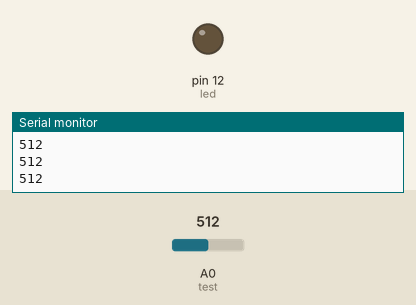
This sketch was run on a simulated Arduino Uno, built with avr-gcc and run on an emulated ATmega328P. Parts: output pins drawn as LEDs (lit = HIGH), the last lines printed to the serial monitor. Inputs (shaded band) come from the test bench; at power-on: A0 (test) = 512.

Above: at 1.2 s.
1.3 s: A0 (test) set to 939
2.8 s: A0 (test) set to 966
At 3.6 s:
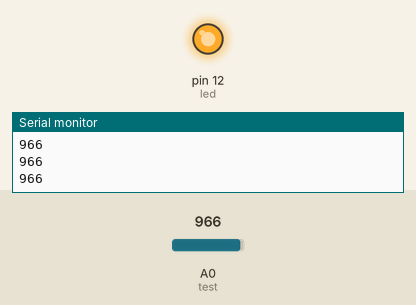
4.3 s: A0 (test) set to 940
At 4.7 s:
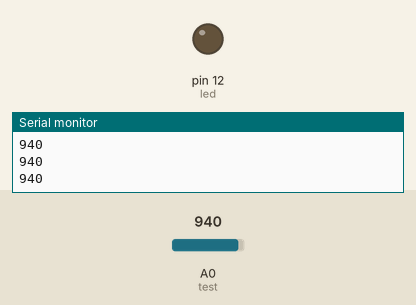
5.8 s: A0 (test) set to 960
At 7.1 s:
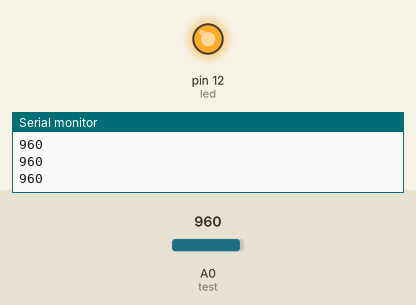
Timing chart, 0 to 8.3 s (numbered marks = the images above; inputs shaded):
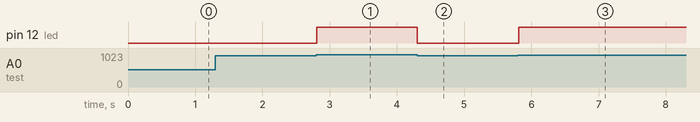

The sketch:

Final.ino
```cpp
int reading;

unsigned long currentMillis;
unsigned long previousMillis = 0;

const long interval = 100;

int test = A0;
int led = 12;

int ldr[5];

int j = 0;

void setup(){
  Serial.begin(9600);


  pinMode(test,INPUT);
  pinMode(led, OUTPUT);


  for(int i = 0; i<5; i++){
    ldr[i]=0;
  }
}

void loop(){
  reading = analogRead(test);
  if(reading >= 950){
    Serial.println(reading);
    digitalWrite(led,HIGH);
  }
  else{
    Serial.println(reading);
    digitalWrite(led,LOW);
  }
}
```

Measured:
- the behaviour switches between 949 and 950 on A0 (test) (found by bisection; images 0 and 1)
- after the input at 2.8 s, pin 12 (led): LOW → HIGH at once
- after the input at 4.3 s, pin 12 (led): HIGH → LOW at once
- after the input at 5.8 s, pin 12 (led): LOW → HIGH at once
